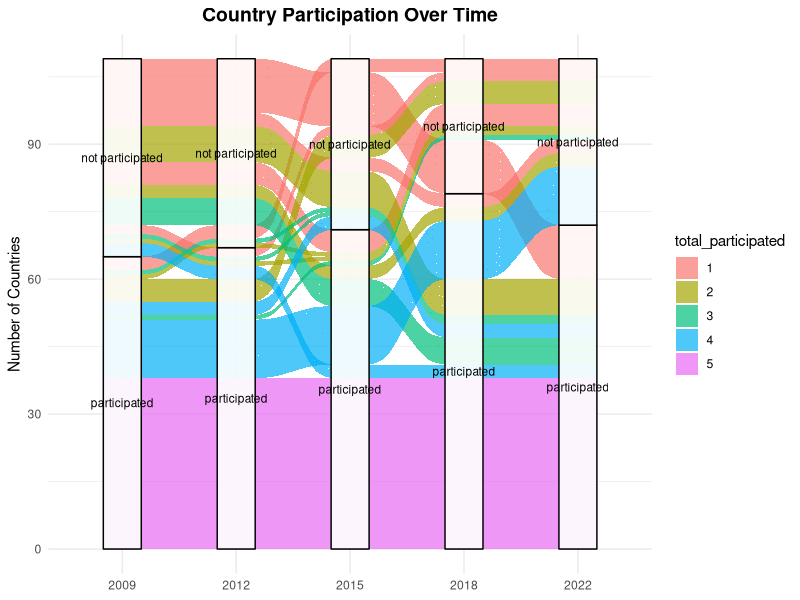

The R source for this figure:
## ---- chunk 1
# install.packages(c("dplyr","tidyr","ggplot2","ggalluvial","forcats"))
library(dplyr) 
library(tidyr)
library(tidyverse)
library(ggplot2)
library(ggalluvial)
library(forcats)
library(ggridges)
#library(Lock5withR)

## ---- chunk 2
# Loading in the PISA datasets:
pisa2009 <- read.csv('data/2009_PISA.csv')
pisa2012 <- read.csv('data/2012_PISA.csv')
pisa2015 <- read.csv('data/2015_PISA.csv')
pisa2018 <- read.csv('data/2018_PISA.csv')
pisa2022 <- read.csv('data/2022_PISA.csv')
## ---- chunk 3

# total_participated --> column with the num of times a country had PISA 
# participation_long --> df for every country that was there for all the years 

# List of country participation across years:
participation_list <- list(
  '2009' = pisa2009$X,
  '2012' = pisa2012$Country,
  '2015' = pisa2015$X,
  '2018' = pisa2018$Country,
  '2022' = pisa2022$Country
)

# row and column values
all_countries <- unique(unlist(participation_list))
years <- names(participation_list)

# dataframe used for alluvial
participation_long <- participation_list |>
  enframe(name = "year", value = "country") |>
  unnest(country) |>
  mutate(status = "participated")

participation_df <- participation_long |>
  pivot_wider(
    names_from = year,
    values_from = status,
    values_fn = ~ first(.x)
    # values_fill = "not participated"
  ) 

participation_df$`2009` <- replace_na(participation_df$`2009`, "not participated")
participation_df$`2012` <- replace_na(participation_df$`2012`, "not participated")
participation_df$`2015` <- replace_na(participation_df$`2015`, "not participated")
participation_df$`2018` <- replace_na(participation_df$`2018`, "not participated")
participation_df$`2022` <- replace_na(participation_df$`2022`, "not participated")

participation_df$total_participated <- as.factor(rowSums(participation_df[, -1] == "participated", na.rm = TRUE))
## ---- chunk 4
ggplot(data = participation_df,
       aes(axis1 = `2009`, axis2 = `2012`, axis3 = `2015`, axis4 = `2018`, axis5=`2022`)) +
  geom_alluvium(aes(fill = total_participated), alpha = 0.7) +
  geom_stratum(alpha = 0.9) +
  geom_text(stat = "stratum", aes(label = after_stat(stratum)), size = 3) +
  scale_x_discrete(limits = c("2009", "2012", "2015", "2018", "2022"), 
                   expand = c(0.15, 0.05)) +
  theme_minimal() +
  labs(title = "Country Participation Over Time",
       y = "Number of Countries") +
  theme(legend.position = "right",
        plot.title = element_text(hjust = 0.5, size = 14, face = "bold"),
        axis.title.x = element_blank())
